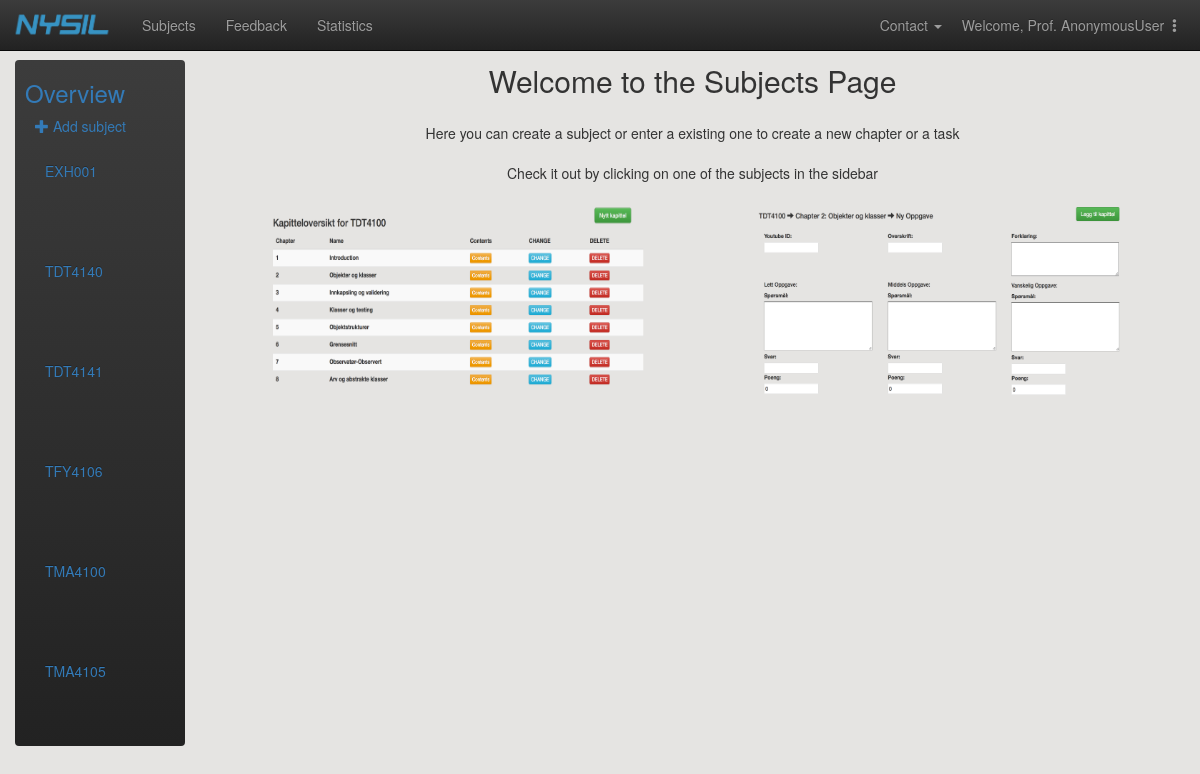
/adminpage/subjects/, run on an earlier commit of the app's database.
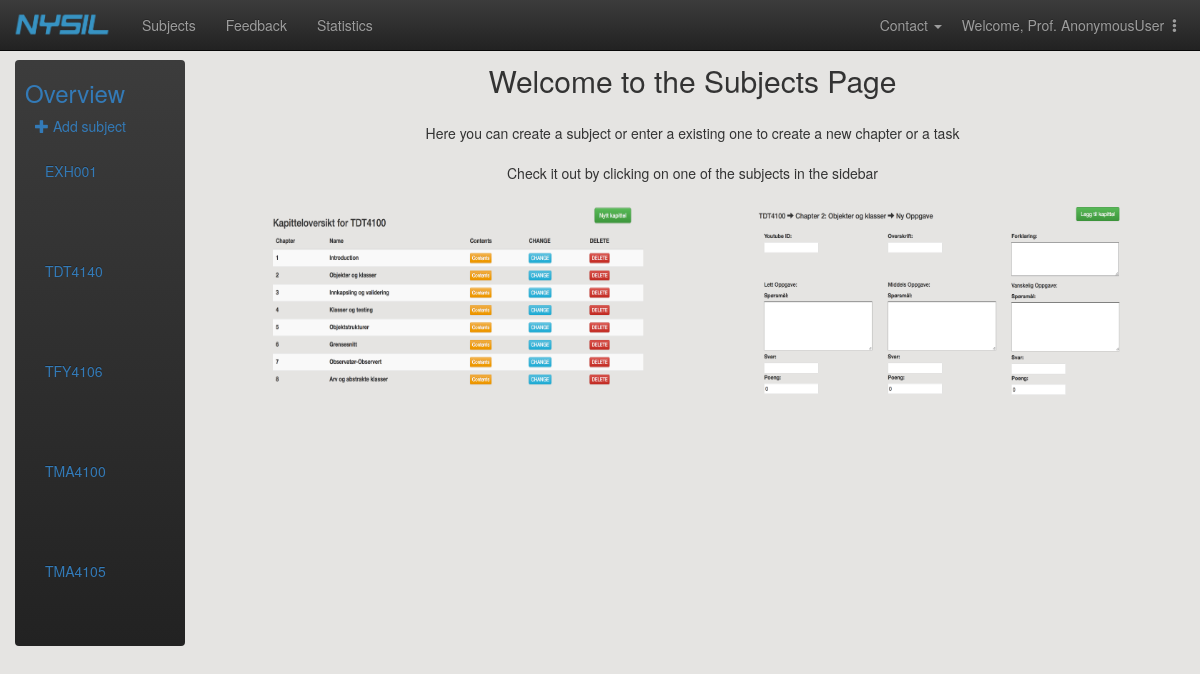
And on a later commit of the database.
### main/models.py (models this page shows)
class Subject(models.Model):
    subject_code = models.CharField(max_length=20, primary_key=True) # primary key
    subject_name = models.CharField(max_length=30)
    professor_firstname = models.CharField(max_length=30)
    professor_lastname = models.CharField(max_length=30)
    professor_email = models.EmailField()
    class Meta:
        ordering = ['subject_code']
    def __str__(self):
        return self.subject_code
    def get_full_name(self):
        return self.professor_firstname + " " + self.professor_lastname
    get_full_name.short_description = 'Professor' # headline of professor-column in the admin-table

### adminpage/views.py (the view)
# urls.py: url(r'^(?P<subject_pk>[A-Za-z0-9]+)/overview/$', views.subject_overview, name='subject_overview'),
def subject_overview(req):
    subjects = Subject.objects.all()
    context = {'subjects':subjects}
    return render(req,'adminpage/subject_overview.html',context)

### adminpage/templates/adminpage/subject_overview.html (shortened to what this page needs)
{% extends 'adminpage/admin_header.html' %}
{% load static %}
{% block content %}
    <div class="container-fluid">
      <div class="row">
        <div class="col-sm-3 col-md-2 sidebar">
          <ul class="nav nav-sidebar navbar-inverse">
              <li ><p id="id_fagoversikt"><h3 id="id_fagoversikt_text" style="color:#337AB7;margin-left:10px">Overview</h3><span class="sr-only">(current)</span></p></li>
              <p class="center-large" style="margin-left:20px"><a href="{% url 'adminpage:new_subject' %}"><span class="glyphicon glyphicon-plus"></span>  Add subject</a></p>
              {% block subjects %}
                {% for subject in subjects %}
                <div class="collapse navbar-collapse" id="id_subject_overview_menu">
                    <ul class="nav navbar-nav navbar-left" style="width:120px">
                      <li style="float:left">
                          <a href="{% url 'adminpage:chapter_overview' subject_pk=subject.pk %}" style="color:#337AB7;width:150px">
                              {{ subject }}
                          </a>
                      </li>
                    </ul>
                    <ul class="nav navbar-nav navbar-right" id="id_nav_drop" style="width:-10px">
                        <li class="dropdown">
                        </li>
                    </ul>
                 </div>
                {% endfor %}
              {% endblock %}
          </ul>
        </div>
    {% block extension %}
        <div class="container-fluid" style="text-align: center;">
            <div style="font-size: 30px">
                Welcome to the Subjects Page
            </div>
            <br>
            <div>
                Here you can create a subject or enter a existing one to create a new chapter or a task
                <br>
                <br>
                Check it out by clicking on one of the subjects in the sidebar
            </div>
            <br>
            <div class="col-md-4" style="margin-left: 50px">
                <img src="{% static 'adminpage/img/oversikt.png'%}" style="width: 380px; height: 200px">
            </div>
            <div class="col-md-1"></div>
            <div class="col-md-4">
                <img src="{% static 'adminpage/img/oppgave.png'%}" style="width: 380px; height: 200px">
            </div>
        </div>
{% endblock %}
</div>
</div>
{% endblock%}

### adminpage/templates/adminpage/admin_header.html (shortened to what this page needs)
<!DOCTYPE html>
<html lang="en">
<head>
    {% load static %}
    <link rel="stylesheet" href="{% static 'adminpage/css/customize.css' %}" type="text/css">
	<link rel="stylesheet" href="https://maxcdn.bootstrapcdn.com/bootstrap/3.3.7/css/bootstrap.min.css"
>
	<link rel="stylesheet" href="https://maxcdn.bootstrapcdn.com/bootstrap/3.3.7/css/bootstrap-theme.min.css"
>
    <link rel="stylesheet" href="{% static 'main/css/header.css'%}" type = "text/css"/>
</head>
<body class="body" style="background-color: #E5E4E2;">
<div id="wrapper">
        <br>
        <br>
        <br>
        <nav class="navbar navbar-inverse navbar-fixed-top">
            <div class="container-fluid">
                <div class="navbar-header">
                    <a href="{% url 'main:index' %}" class="navbar-brand"><img src="{% static 'main/img/ny_logo.png'%}" style="width:100px;height:27px;margin-top:-4px;margin-left:-3px"></a>
                </div>
                <div class="collapse navbar-collapse" id="mainNavBar">
                    <ul class="nav navbar-nav">
                        <li><a href="{% url 'adminpage:subject_overview' %}">Subjects</a></li>
                        <li><a href="{% url 'adminpage:tilbakemeldinger' %}">Feedback</a></li>
                        <li><a href="{% url 'stats:statistics_index'%}">Statistics</a></li>
                    </ul>
                    <ul class="nav navbar-nav navbar-right">
                        <li class="dropdown">
                            <li class="dropdown">
                                <a href="#" class="dropdown-toggle" data-toggle="dropdown" style="margin-right:-10px">
                                    Contact
                                    <span class="caret" style="width:2px;height:2px"></span></a>
                            </li>
				        </li>
                        <li class="dropdown">
                            <li class="dropdown">
                                <a href="#" class="dropdown-toggle" data-toggle="dropdown" style="margin-right: 15px">Welcome, Prof. {{user}}
                                    <span class="glyphicon glyphicon-option-vertical" style="width:2px;height:2px"></span></a>
                            </li>
				        </li>
                    </ul>
                </div>
            </div>
        </nav>
    </div>
    {% block content %}{% endblock%}
</body>

What changed in the data, as far as the page shows it:
removed Subject: subject_code "TDT4141"
